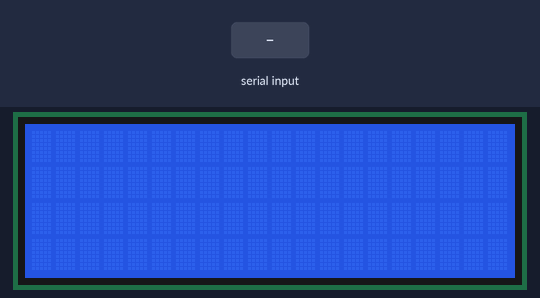
The sketch below on a simulated Arduino Uno, built with avr-gcc and run on an emulated ATmega328P. On the bench: 20×4 character LCD. The inputs (shaded band) are chosen by the test bench.

Above: at 1.2 s.
1.3 s: "1" received over Serial
3.8 s: "0" received over Serial
At 6.1 s:
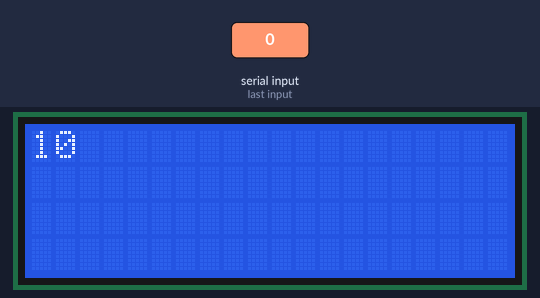
Timing chart, 0 to 7.6 s (numbered marks = the images above; inputs shaded):
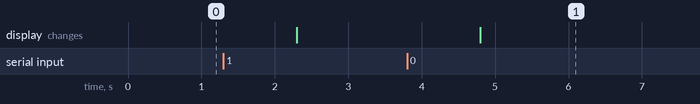

Measured:
- after the input at 3.8 s, the display: changes after 1.0 s (image 1)

The sketch:

serialComm.ino
```cpp
#include <LiquidCrystal.h>

LiquidCrystal lcd(7, 8, 9, 10, 11 ,12);

String input = "";
bool sendDim = false;

void setup()
{
	lcd.begin(20, 4);
	lcd.setCursor(0, 0);
//	lcd.print("Hello, ");

	Serial.begin(9600);
	//pinMode(13, OUTPUT);
//	Serial.println("Available");

  /* add setup code here */

}

void loop()
{
	if (Serial.available() > 0){
    String input = Serial.readString();
    if (input == "#") lcd.clear();
    else if (input == "g") sendDim = true;
    else lcd.print(input);
	}

 else if (sendDim){
  Serial.print("20X4");
  Serial.println();
  sendDim = false;
 }

}
```
